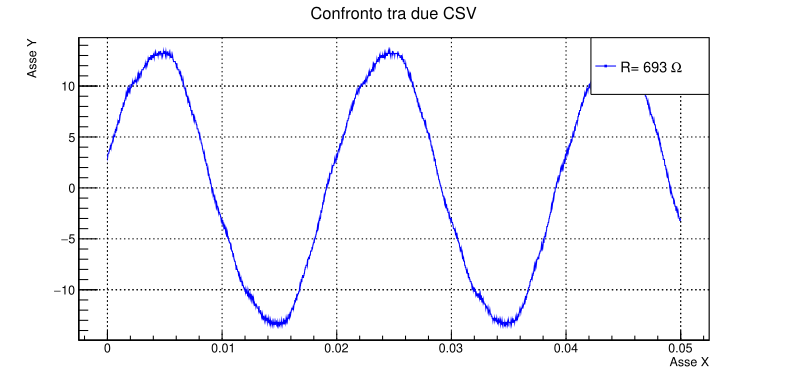

Write the Python code that produced this figure.
import ROOT
import pandas as pd
from array import array
import numpy as np
import math

# 1. Leggi il CSV specificando il separatore
df = pd.read_csv("/Users/alessiobrusini/Desktop/LABORATORIO-DI-ELETTROMAGNETISMO/relazioni/esperienza_esame/codici/file_csv/WaveData592.csv", sep=",", comment='#')
n_soglia_inf = 0
n_soglia_sup = 2500
R_in= 830000
C_in = 0.00022

# valori buoni 626, 2535 

# Estrai i dati come array NumPy
t_np = df.iloc[n_soglia_inf:n_soglia_sup, 0].to_numpy(dtype=float)
V_np = df.iloc[n_soglia_inf:n_soglia_sup, 1].to_numpy(dtype=float)
# Estrai i dati come array NumPy


# --- APPLICAZIONE VETTORIZZATA (PIÙ VELOCE) ---
V_np += 0 # Aggiunge 6.240 a tutti gli elementi di V_np
V_np = V_np # Riscalo tutto perchè abbiamo preso dati sbagliati
t_np -= t_np[0] # Normalizzo t sottraendo primo elemento
# ---------------------------------------------




# Trova dove il prodotto di elementi consecutivi è negativo
# Verrà creato un array di booleani (True/False)
crossings_bool = np.sign(V_np[:-1]) != np.sign(V_np[1:])

# Ottiene gli indici del *primo* elemento di ogni coppia che attraversa lo zero.
# Questi indici sono i punti immediatamente *prima* del crossing.
indices_before = np.where(crossings_bool)[0]
closest_time_points = t_np[indices_before]
mask_t = (closest_time_points > 0.00005) & (closest_time_points < 0.0004)
t_periodi= closest_time_points[mask_t]
t_periodi_diff = np.diff(t_periodi)
mask_t_2 = t_periodi_diff > 1E-05
t_periodi_diff = t_periodi_diff[mask_t_2]
t_periodi_1 = t_periodi_diff *2
t_medio = np.mean(t_periodi_1)
v_ang = 2*math.pi / t_medio




#c2 = ROOT.TCanvas("c2", "t vs ln(V)", 800, 600)
g = ROOT.TGraphErrors(len(t_np), t_np, V_np)
# 6. Crea il Canvas e Dividilo
# Un canvas più largo è utile per due grafici affiancati (es. 1200x600)
c = ROOT.TCanvas("c", "Grafico Lineare e Semilogaritmico", 1200, 600)

ROOT.gPad.SetGrid() #comando per comparire griglia 

# Imposta il titolo per il grafico lineare
g.SetTitle("Scala Lineare;t [s];V [V]")
g.SetMarkerStyle(21)
g.SetMarkerColor(ROOT.kBlue)
g.SetLineColor(ROOT.kBlue)
g.SetMarkerSize(0.5)


# 4. Usiamo TMultiGraph per sovrapporli
mg = ROOT.TMultiGraph()
mg.SetTitle("Confronto tra due CSV;Asse X;Asse Y") # Titolo globale;X;Y

    # Aggiungiamo i grafici al contenitore
    # "LP" significa disegna Linea e Punti per quel grafico
mg.Add(g, "L")
    # 5. Disegniamo il tutto
    # "A" disegna gli assi attorno a tutti i grafici contenuti
mg.Draw("A") 
    
# 6. Aggiungiamo la legenda (fondamentale per capire chi è chi)
leg = ROOT.TLegend(0.75, 0.75, 0.9, 0.9) # Coordinate x1, y1, x2, y2
leg.AddEntry(g, "R= 693 #Omega", "lp")
leg.Draw()
    # Manteniamo la finestra aperta (necessario se esegui da script)
c.Update()

c.SaveAs("curva_iniziale.pdf")
